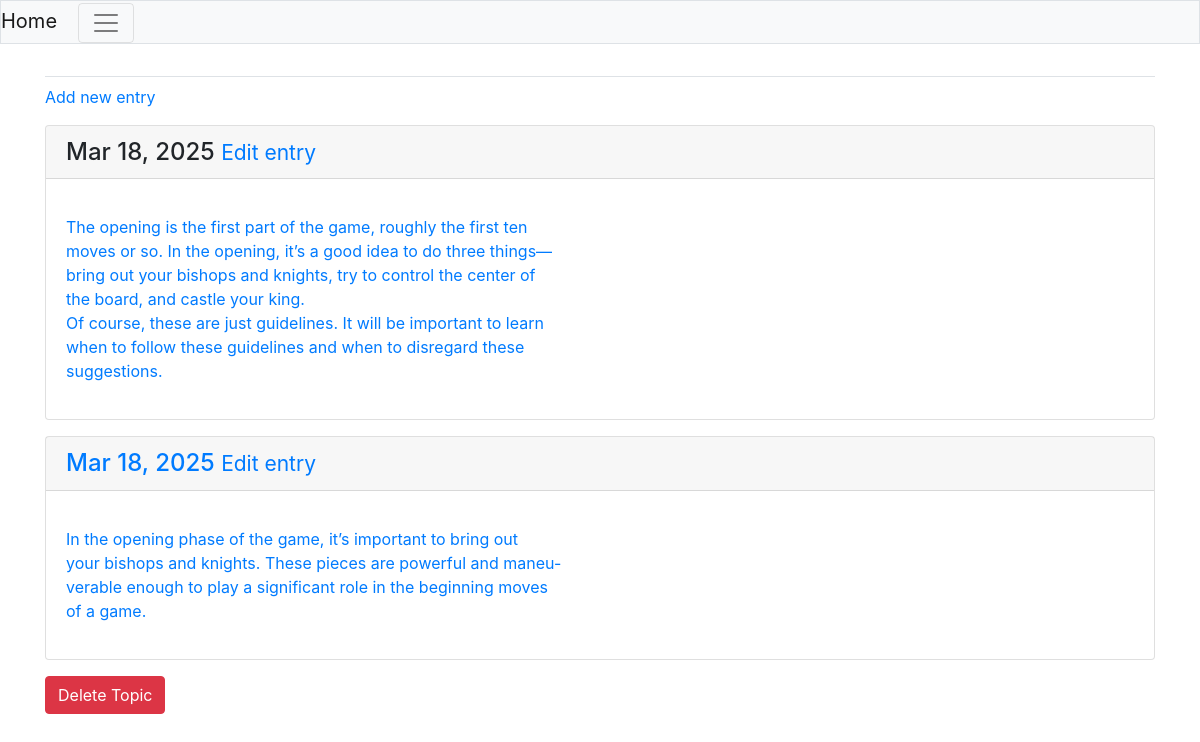
The page /topics/1/ (signed in) on the database its author committed.
### logs/models.py (models this page shows, shortened)
class Entry(models.Model):
    topic=models.ForeignKey(Topic,on_delete=models.CASCADE)
    text=models.TextField()
    date_added=models.DateField(auto_now_add=True)
    '''nesting a meta class inside entry class ,holds extra information
    for managing a model,allow to set special attribute telling django
    to use Entries when refering to many,without it (Entrys )would be case'''
    class Meta:
        verbose_name_plural='entries'

### logs/views.py (the view)
# urls.py: path('topics/<int:topic_id>/',views.topic,name='topic'),
@login_required
def topic(request,topic_id):
    topic=Topic.objects.get(id=topic_id)### queris database for specific information
    if topic.owner !=request.user:
        raise Http404
    entries=topic.entry_set.order_by('-date_added')###
    context={'topic':topic,'entries':entries}
    return render(request,'topic.html',context)

### logs/templates/topic.html (shortened to what this page needs)
{%extends 'base.html'%}
{%block content%}
<p>
 <a href="{%url 'logs:new_entry' topic.id%}">Add new entry</a>
</p>
   {%for entry in entries%}
   <div class="card mb-3">
        <h4 class="card-header">
            {{entry.date_added|date:"M d, Y"}} {{entry.date_added|time:"H:i"}}
            <small><a href="{%url 'logs:edit_entry' entry.id%}">Edit entry</small>
        </h4>
        <div class="card-body">
            <p>
            {{entry.text|linebreaks}}
            </p>
        </div>
    </div>
    {%empty%}
    <p>There are no entries for this topic yet</p>
    {%endfor%}
<form action="{% url 'logs:delete_topic' topic.id %}" method="post" style="display:inline;">
    <button type="submit" class="btn btn-danger" onclick="return confirm('Are you sure you want to delete this topic?')">
        Delete Topic
    </button>
</form>
{%endblock content%}

### logs/templates/base.html (shortened to what this page needs)
{%load bootstrap4%}
<!DOCTYPE html>
<html lang="en">
<head>
    {%bootstrap_css%}
</head>
<body>
    <nav class="nav-bar nav-bar-expand-md navbar-light bg-light mb-4 border">
        <a  class="navbar-brand" href="{%url 'logs:index'%}">Home</a>
        <button class="navbar-toggler" type="button" data-toggle="collapse"
        data-target="#navbarCollapse" aria-controls="navbarCollapse"
        aria-expanded="false" aria-label="Toggle navigation">
        <span class="navbar-toggler-icon"></span>
        </button>
    </nav>
    <main role="main" class="container">
        <div class="pb-2 mb-2 border-bottom">
        </div>
        <div>
            {%block content%}{%endblock content%}
        </div>
    </main>
</body>
</html>

### rows shown on the page
Entry: date_added "Mar 18, 2025", text "The opening is the first part of the game, roughly the first ten moves or so. In the opening, it’s a good idea to do three things— bring out your bishops and knights, try to control the center of the board, and castle your king. Of course, these are just guidelines. It will be important to learn when to follow these guidelines and when to disregard these suggestions."
Entry: date_added "Mar 18, 2025", text "In the opening phase of the game, it’s important to bring out your bishops and knights. These pieces are powerful and maneu- verable enough to play a significant role in the beginning moves of a game."
